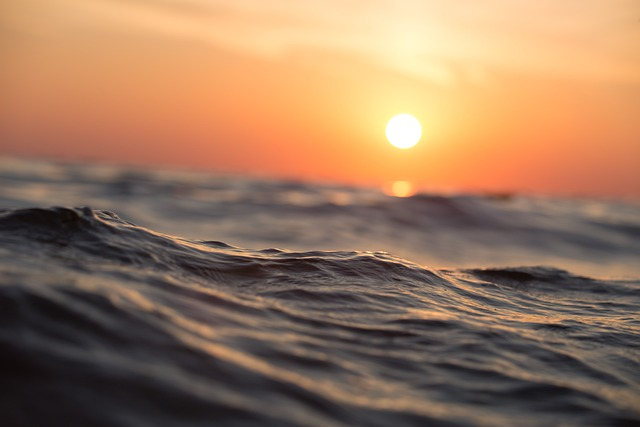
#> input picture assets/ocean.jpg, 640 x 427 px
$ python tutorial2.py
#> lines starting #> are read from the running program, lines starting #| are printed output that depends on the picture; after the words box and inside, x2 and y2 are one past the last pixel; in counts of white or black regions, pixels touching at a corner belong together
import cv2
import random

img = cv2.imread('assets/ocean.jpg', -1) #(427, 640, 3)
#> img is the input picture: shape (427, 640, 3); mean B, G, R 93.6, 119.4, 153.3

# [12 lines of commented-out code are left out]


tag = img[80:180, 360:460] #img[copying rows(y) desired pixel , copying column(x) desired pixel]
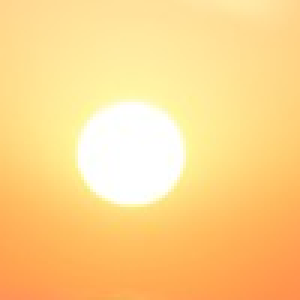
#> tag: shape (100, 100, 3) (shown 3 times larger); mean B, G, R 137.7, 213, 254.5
img[0:100, 0:100] = tag #[pasting rows(y), pasting column(x)]
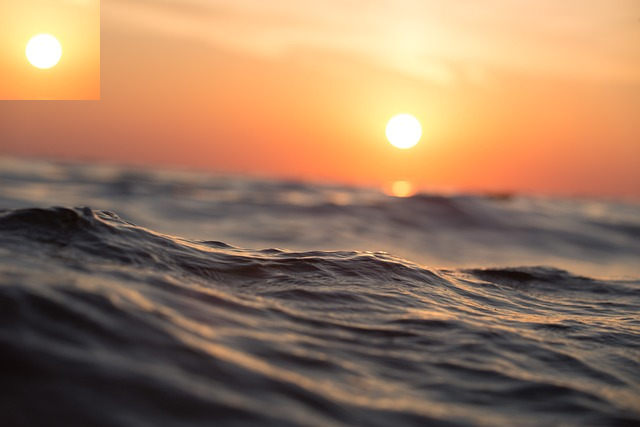
#> img: shape (427, 640, 3); 3.66% of pixels changed, all inside (x1, y1, x2, y2) = (0, 0, 100, 100)

cv2.imshow('Frame', img)
cv2.waitKey(0)
cv2.destroyAllWindows()

$ run again, with assets/aaa.jpg copied over assets/ocean.jpg
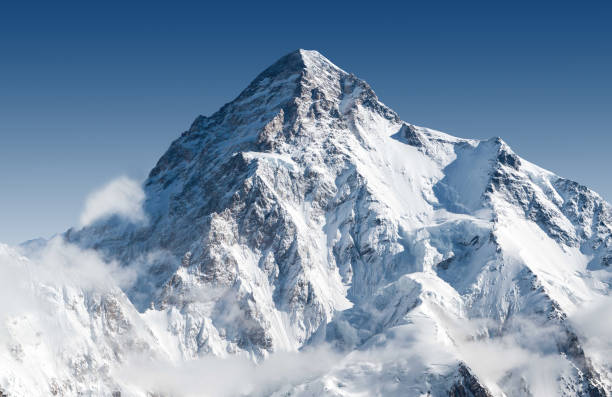
#> input picture assets/aaa.jpg, 612 x 397 px
#> img is the input picture: shape (397, 612, 3); mean B, G, R 173, 149.3, 127.5
#> `tag = img[80:180, 360:460]`:
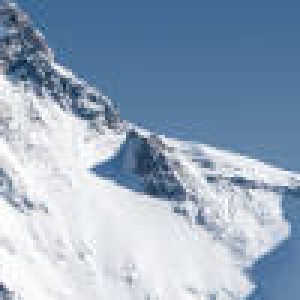
#> tag: shape (100, 100, 3) (shown 3 times larger); mean B, G, R 189.1, 168.2, 148.9
#> `img[0:100, 0:100] = tag`:
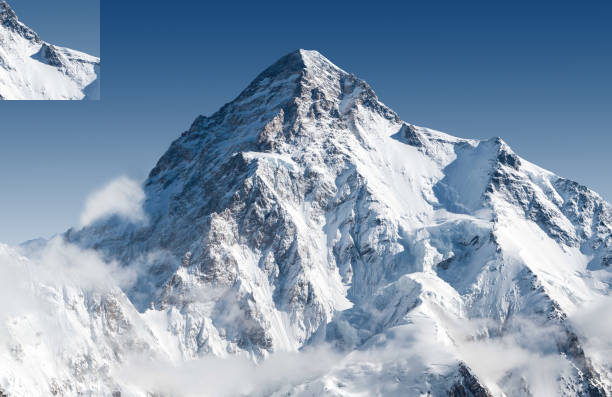
#> img: shape (397, 612, 3); 4.12% of pixels changed, all inside (x1, y1, x2, y2) = (0, 0, 100, 100)
